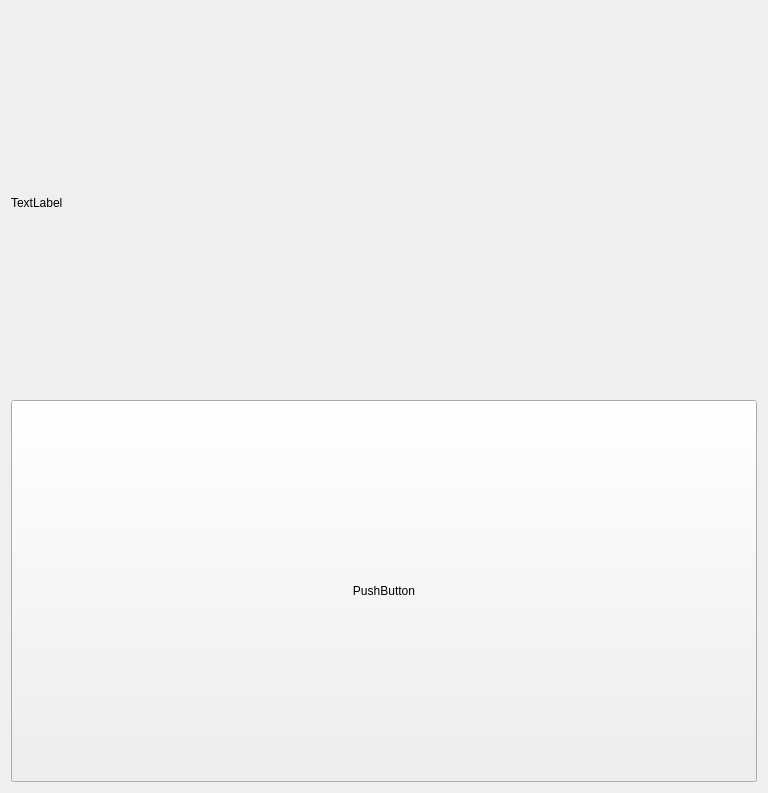
<?xml version="1.0" encoding="UTF-8"?>
<ui version="4.0">
 <class>MyForm</class>
 <widget class="QWidget" name="MyForm">
  <property name="geometry">
   <rect>
    <x>0</x>
    <y>0</y>
    <width>768</width>
    <height>793</height>
   </rect>
  </property>
  <property name="windowTitle">
   <string>Form</string>
  </property>
  <layout class="QHBoxLayout" name="horizontalLayout">
   <item>
    <layout class="QVBoxLayout" name="verticalLayout">
     <item>
      <widget class="QLabel" name="label">
       <property name="text">
        <string>TextLabel</string>
       </property>
      </widget>
     </item>
     <item>
      <widget class="QPushButton" name="pushButton">
       <property name="sizePolicy">
        <sizepolicy hsizetype="Preferred" vsizetype="Preferred">
         <horstretch>0</horstretch>
         <verstretch>0</verstretch>
        </sizepolicy>
       </property>
       <property name="text">
        <string>PushButton</string>
       </property>
       <property name="icon">
        <iconset>
         <normalon>Icon.ico</normalon>
        </iconset>
       </property>
       <property name="iconSize">
        <size>
         <width>64</width>
         <height>64</height>
        </size>
       </property>
      </widget>
     </item>
    </layout>
   </item>
  </layout>
 </widget>
 <resources/>
 <connections/>
</ui>
